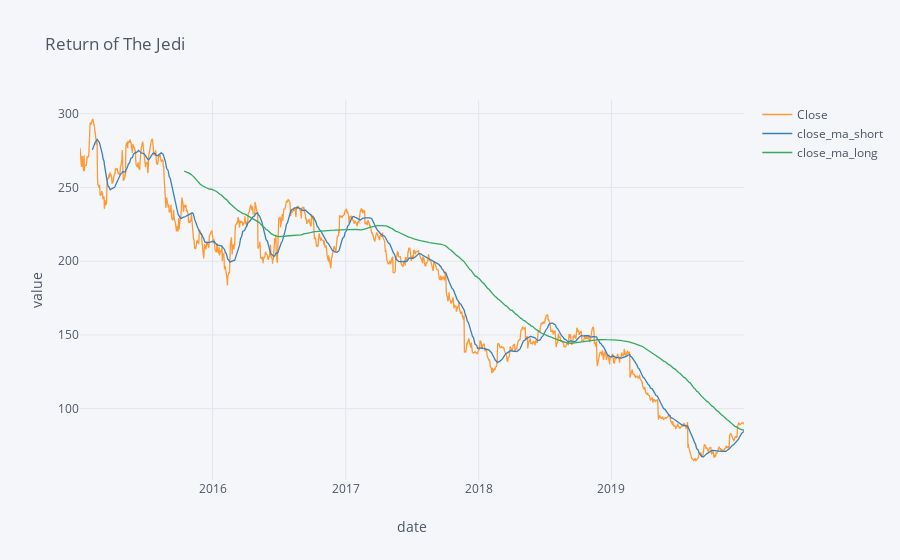

Notebook cell for this chart:
### Code cell
pyo.iplot(
    df[['Close', 'close_ma_short', 'close_ma_long']].iplot(
        asFigure=True,
        title='Return of The Jedi',
        xTitle='date',
        yTitle='value',
#         mode={'Close': 'lines', 'b': 'lines+markers'},
#         symbol={'a': 'circle','b': 'diamond'},
        size=3.5,
#         colors={'a': 'blue', 'b': 'red'}
    )
)

### Figure 1 — Plotly figure (JSON) as saved in the notebook; plotly's stock layout.template omitted (floating-point values rounded to 4 significant figures; data arrays with more than 128 entries replaced by an {"elided": "..."} marker saying what was removed)
{"data": [{"line": {"color": "rgba(255, 153, 51, 1.0)", "dash": "solid", "shape": "linear", "width": 1.3}, "mode": "lines", "name": "Close", "text": "", "type": "scatter", "x": {"elided": "1262 str values"}, "y": {"elided": "1262 float values"}}, {"line": {"color": "rgba(55, 128, 191, 1.0)", "dash": "solid", "shape": "linear", "width": 1.3}, "mode": "lines", "name": "close_ma_short", "text": "", "type": "scatter", "x": {"elided": "1262 str values"}, "y": {"elided": "1262 mixed values"}}, {"line": {"color": "rgba(50, 171, 96, 1.0)", "dash": "solid", "shape": "linear", "width": 1.3}, "mode": "lines", "name": "close_ma_long", "text": "", "type": "scatter", "x": {"elided": "1262 str values"}, "y": {"elided": "1262 mixed values"}}], "layout": {"legend": {"bgcolor": "#F5F6F9", "font": {"color": "#4D5663"}}, "paper_bgcolor": "#F5F6F9", "plot_bgcolor": "#F5F6F9", "title": {"font": {"color": "#4D5663"}, "text": "Return of The Jedi"}, "xaxis": {"gridcolor": "#E1E5ED", "showgrid": true, "tickfont": {"color": "#4D5663"}, "title": {"font": {"color": "#4D5663"}, "text": "date"}, "zerolinecolor": "#E1E5ED"}, "yaxis": {"gridcolor": "#E1E5ED", "showgrid": true, "tickfont": {"color": "#4D5663"}, "title": {"font": {"color": "#4D5663"}, "text": "value"}, "zerolinecolor": "#E1E5ED"}}}
